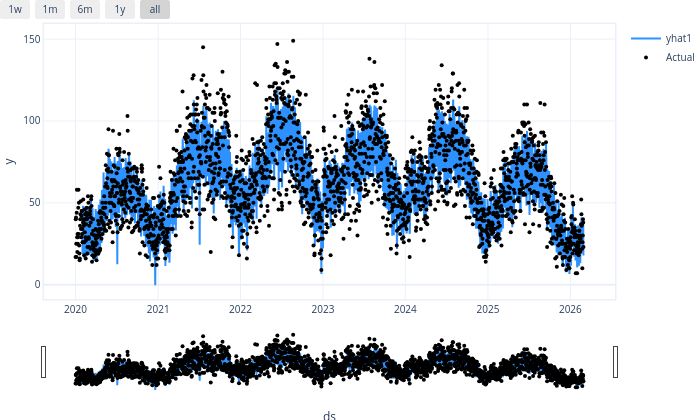

Notebook cell for this chart:
### Markdown cell above
To see if tuning the parameters might help and to see the effects of the lagged regressors, we use NeuralProphet's built in plotting.

### Code cell
model.plot(forecast)

### Figure 1 — Plotly figure (JSON) as saved in the notebook; plotly's stock layout.template omitted (floating-point values rounded to 4 significant figures; data arrays with more than 128 entries replaced by an {"elided": "..."} marker saying what was removed)
{"data": [{"fill": "none", "line": {"color": "rgba(45, 146, 255, 1.0)", "width": 2}, "mode": "lines", "name": "yhat1", "type": "scatter", "x": {"elided": "2251 str values"}, "y": {"elided": "2251 float values"}}, {"marker": {"color": "black", "size": 4}, "mode": "markers", "name": "Actual", "type": "scatter", "x": {"elided": "2251 str values"}, "y": {"elided": "2251 int values"}}], "layout": {"autosize": true, "font": {"size": 10}, "height": 420, "hovermode": "x unified", "margin": {"b": 0, "l": 0, "pad": 0, "r": 10, "t": 10}, "showlegend": true, "title": {"font": {"size": 12}}, "width": 700, "xaxis": {"linewidth": 1.5, "mirror": true, "rangeselector": {"buttons": [{"count": 7, "label": "1w", "step": "day", "stepmode": "backward"}, {"count": 1, "label": "1m", "step": "month", "stepmode": "backward"}, {"count": 6, "label": "6m", "step": "month", "stepmode": "backward"}, {"count": 1, "label": "1y", "step": "year", "stepmode": "backward"}, {"step": "all"}]}, "rangeslider": {"visible": true}, "showline": true, "title": {"text": "ds"}, "type": "date"}, "yaxis": {"linewidth": 1.5, "mirror": true, "showline": true, "title": {"text": "y"}}}}
